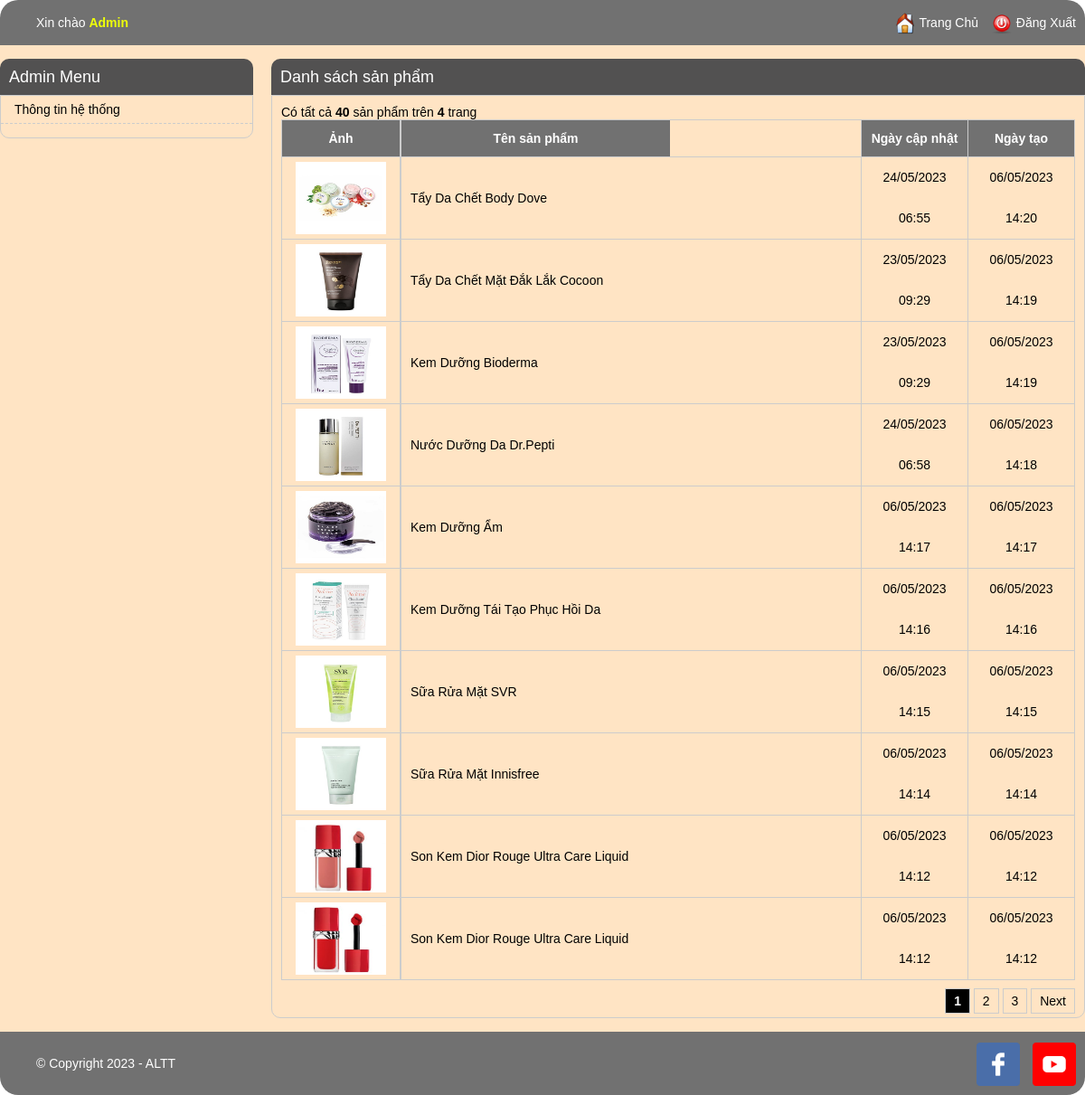
/admin1/product_listing.php (signed in), run on the app's committed database.
### tables this page shows
CREATE TABLE IF NOT EXISTS `product` (
  `id` int NOT NULL AUTO_INCREMENT,
  `ten` varchar(255) NOT NULL,
  `quantity` int NOT NULL,
  `images` varchar(255) DEFAULT NULL,
  `price` float NOT NULL,
  `content` text NOT NULL,
  `created-time` int NOT NULL,
  `last-updated` int NOT NULL,
  PRIMARY KEY (`id`)
);

### admin1/product_listing.php (the view, shortened to what this page needs)
<?php
include 'header.php';
$config_title = "sản phẩm";
if (!empty($_SESSION['username'])) {
    $item_per_page = (!empty($_GET['per_page'])) ? $_GET['per_page'] : 10;
    $current_page = (!empty($_GET['page'])) ? $_GET['page'] : 1;
    $offset = ($current_page - 1) * $item_per_page;
    if(!empty($where)){
        $totalRecords = mysqli_query($kn, "SELECT * FROM `product` where (".$where.")");
    }else{
        $totalRecords = mysqli_query($kn, "SELECT * FROM `product`");
    }
    $totalRecords = $totalRecords->num_rows;
    $totalPages = ceil($totalRecords / $item_per_page);
    if(!empty($where)){
        $products = mysqli_query($kn, "SELECT * FROM `product` where (".$where.") ORDER BY `id` DESC LIMIT " . $item_per_page . " OFFSET " . $offset);
    }else{
        $products = mysqli_query($kn, "SELECT * FROM `product` ORDER BY `id` DESC LIMIT " . $item_per_page . " OFFSET " . $offset);
    }
    ?>
    <div class="main-content">
        <h1>Danh sách <?=$config_title?></h1>
        <div class="listing-items">
            <div class="total-items">
                <span>Có tất cả <strong><?=$totalRecords?></strong> <?=$config_title?> trên <strong><?=$totalPages?></strong> trang</span>
            </div>
            <ul>
                <li class="listing-item-heading">
                    <div class="listing-prop listing-img">Ảnh</div>
                    <div class="listing-prop listing-name">Tên <?=$config_title?></div>
                    <div class="listing-prop listing-time">Ngày tạo</div>
                    <div class="listing-prop listing-time">Ngày cập nhật</div>
                </li>
                <?php
                while ($row = mysqli_fetch_array($products)) {
                    ?>
                    <li>
                        <div class="listing-prop listing-img"><img src="<?=$row['images']?>" alt="<?= $row['ten'] ?>" title="<?= $row['ten'] ?>" /></div>
                        <div class="listing-prop listing-name"><?= $row['ten'] ?></div>
                        <div class="listing-prop listing-time"><?= date('d/m/Y H:i', $row['created-time']) ?></div>
                        <div class="listing-prop listing-time"><?= date('d/m/Y H:i', $row['last-updated']) ?></div>
                    </li>
                <?php } ?>
            </ul>
            <?php
				include './pagination.php';
			?>
        </div>
    </div>
    <?php
}
include './footer.php';
?>

### admin1/css/admin_style.css (style rules this page uses)
.listing-items { padding: 10px; border: 1px solid #ccc; border-radius: 0 0 10px 10px; }
.listing-items ul { padding: 0; margin: 0; }
.listing-prop { float: right; border-left: 1px solid #ccc; line-height: 45px; padding: 0 10px; }
.listing-img { width: 110px; height: 90px; float: left; border-right: 1px solid #ccc; }
.listing-img img { width: 100px; padding: 5px; height: 80px; }
.listing-name { float: left; width: 277px; line-height: 90px; }
.listing-items ul li { list-style: none; border: 1px solid #ccc; border-top: 0; border-left: 0; }
.listing-items ul li:first-child { border-top: 1px solid #ccc; }
.listing-time { width: 97px; text-align: center; }
.listing-item-heading { text-align: center; font-weight: bold; }
.listing-item-heading .listing-prop { height: 40px; line-height: 40px; background: #717171; color: #FFF; }
body { font-family: arial; padding: 0; margin: 0; font-size: 14px; }
h1 { text-align: center; }
.main-content { float: left; width: 900px; margin-left: 20px; }
.main-content h1 { margin: 0; text-align: left; background: #525151; color: #fff; font-size: 18px; font-weight: normal; line-height: 40px; border-radius: 10px 10px 0 0; padding: 0 10px; }

### data on the page
product: images (picture), ten "Tẩy Da Chết Body Dove", date "06/05/2023 14:20", date "24/05/2023 06:55"
product: images (picture), ten "Tẩy Da Chết Mặt Đắk Lắk Cocoon", date "06/05/2023 14:19", date "23/05/2023 09:29"
product: images (picture), ten "Kem Dưỡng Bioderma", date "06/05/2023 14:19", date "23/05/2023 09:29"
product: images (picture), ten "Nước Dưỡng Da Dr.Pepti", date "06/05/2023 14:18", date "24/05/2023 06:58"
product: images (picture), ten "Kem Dưỡng Ẩm", date "06/05/2023 14:17"
product: images (picture), ten "Kem Dưỡng Tái Tạo Phục Hồi Da", date "06/05/2023 14:16"
product: images (picture), ten "Sữa Rửa Mặt SVR", date "06/05/2023 14:15"
product: images (picture), ten "Sữa Rửa Mặt Innisfree", date "06/05/2023 14:14"
product: images (picture), ten "Son Kem Dior Rouge Ultra Care Liquid", date "06/05/2023 14:12"
product: images (picture), ten "Son Kem Dior Rouge Ultra Care Liquid", date "06/05/2023 14:12"

### other printed values
$config_title "sản phẩm"
$totalRecords "40"
$totalPages "4"
